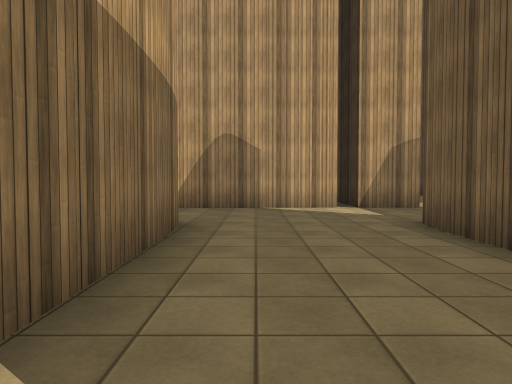
[1] (above)

20 first-person views from a walk through a 3-D level made in the Unity game engine. The camera is 1.3 m above the floor, tilts 2° down and sees 70° across. The floor is counted in squares, 2 m on a side. Each view is taken from the middle of a square. On the plan, view 1 faces up. The plan holds only what a view shows up to about 11 squares ahead; the rest is blank. The place goes on beyond the plan. The player character is not drawn. Surface patterns are stand-ins for the level's own textures.

[2]
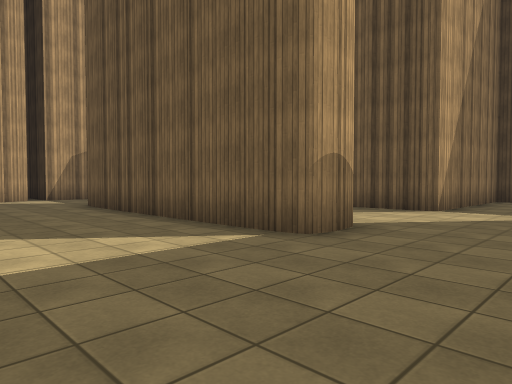

[3]
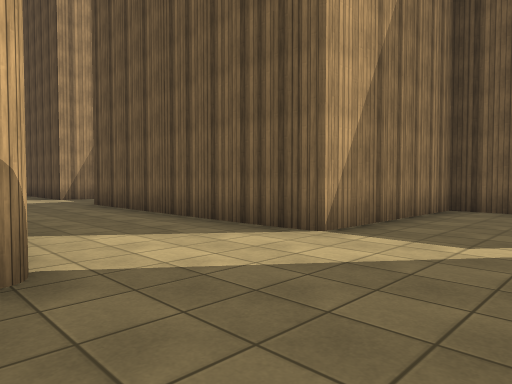

[4]
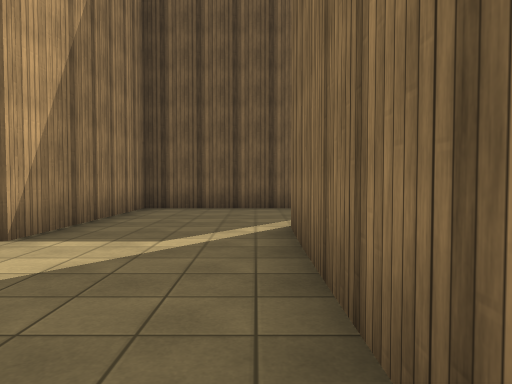

[5]
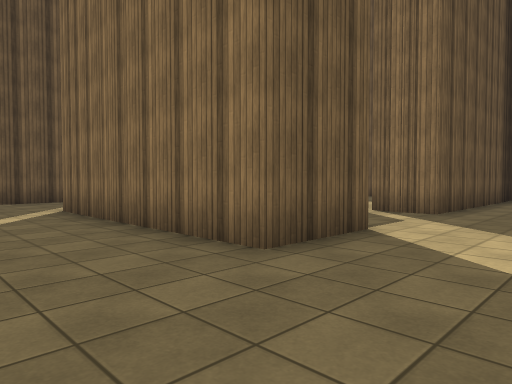

[6]
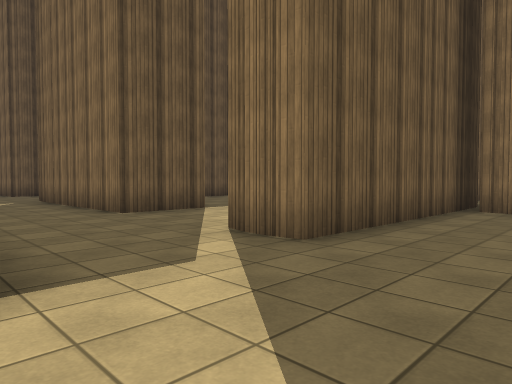

[7]
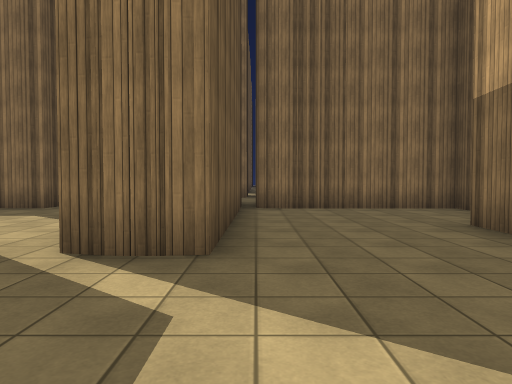

[8]
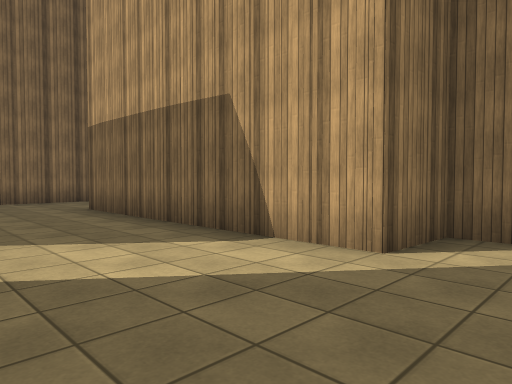

[9]
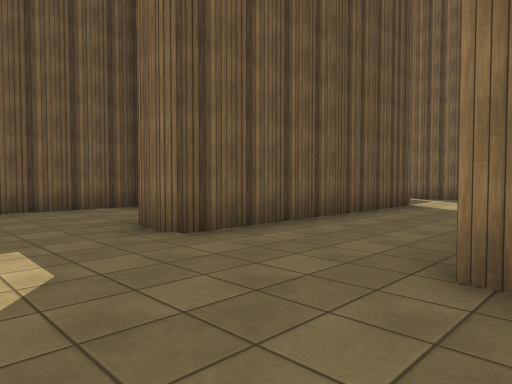

[10]
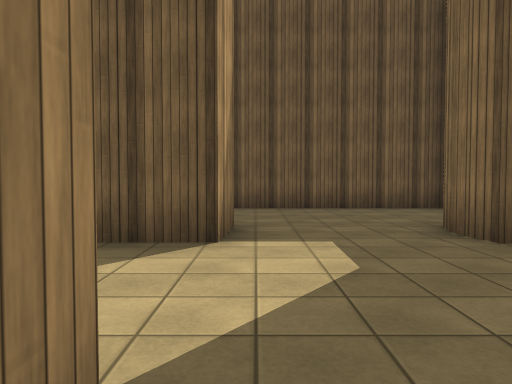

[11]
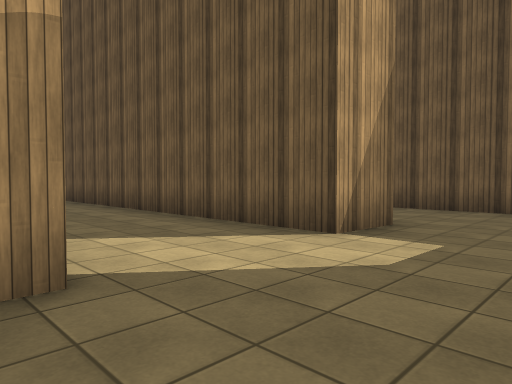

[12]
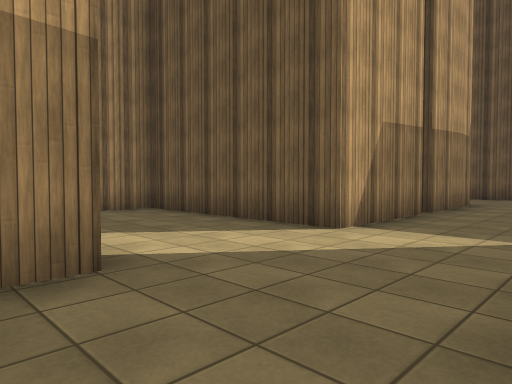

[13]
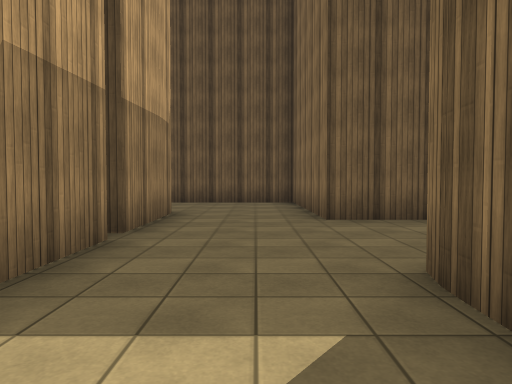

[14]
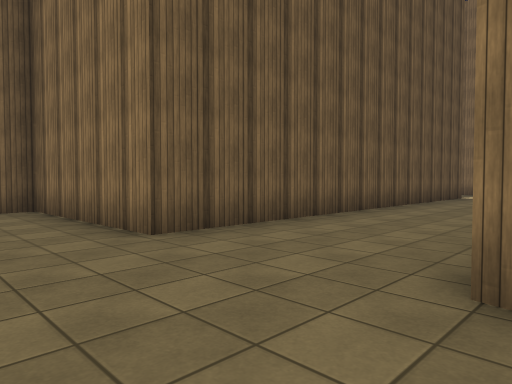

[15]
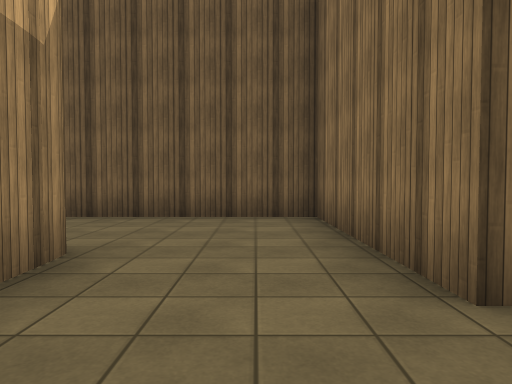

[16]
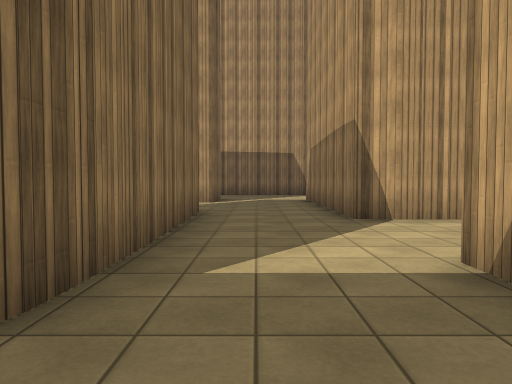

[17]
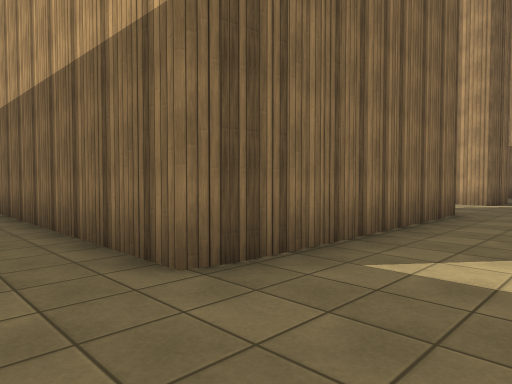

[18]
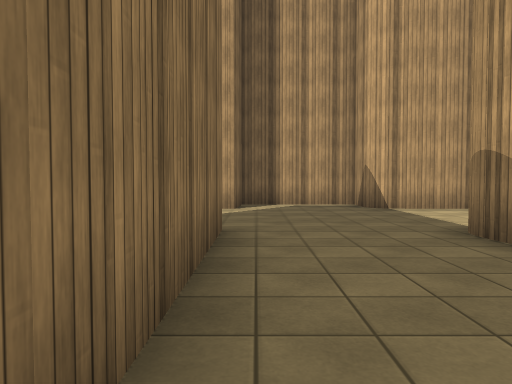

[19]
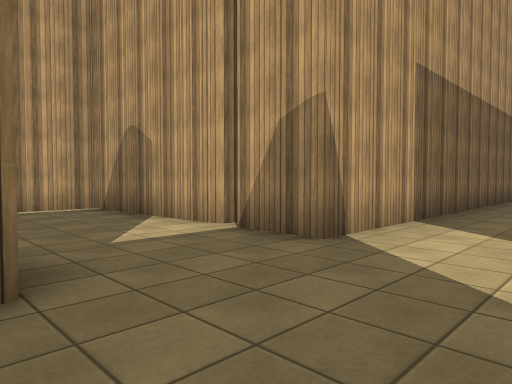

[20]
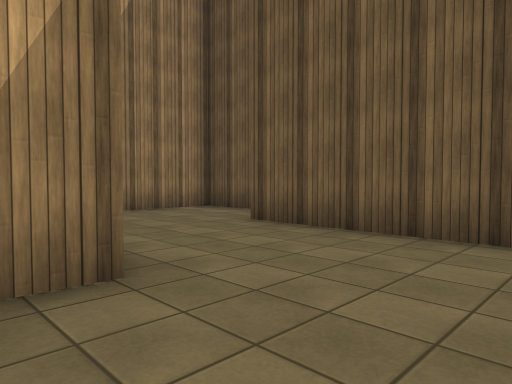

### Floor plan
Points are (right, up) in squares from view 1. A wall is a line through its corners. A room is listed if a view was taken in it or the views show most of it. See-through windows are left out.
Room 1 (views 1, 2, 3, 4, 5, 6, 7, 8, 9, 10, 11, 12, 13, 14, 18, 19, 20)
walls: (3.6, -1.4) (2.9, -1.5); (6.7, -0.9) (6.7, 5.5) (7.1, 5.6); (2.5, -0.8) (2.5, 0.3); (2.4, -1.2) (2.4, -0.7); (2.3, 0.2) (2.4, 5.1); (2.4, -6.4) (2.5, -4.4) (8.2, -4.4) (8, -6.4) (3.1, -6.4); (-1.5, -1.5) (-2.5, -1.5) (-2.4, -4.4) (-1, -4.4) (-1, -11.2); (11.2, 3.8) (11.2, 10.4); (3.2, -9.1) (3.7, -9.2) (3.7, -10.1); (-1, 5) (-1, -0.8); (12.6, -6.4) (11.2, -6.4) (11.2, -1.5) (6.8, -1.4); (2.6, 8.2) (2.6, 10.5); (10.3, -9.2) (10.8, -9.2); (8.1, 8.3) (6.7, 8.3) (6.7, 13.5); (1.5, 8.3) (-2.4, 8.3) (-2.4, 6.7); (10.9, -9.2) (12.2, -9.2); (6.7, -11.1) (6.7, -9.1) (11, -9); (1.5, -14.2) (2.2, -14.2) (2.2, -13.2); (6.7, -14.8) (6.7, -14.1) (7.7, -14.1); (3.7, 13.5) (3.7, 8.3) (2.2, 8.3); (12.6, 11.6) (12.6, 13.2) (11.9, 13.2); (2.3, -15.5) (2.4, -9.1) (2.8, -9.1); (-2.4, -14.1) (1.5, -14.1)
ways out: opening at (12, -7.5) to room 2
Room 2 (views 15, 16, 17)
walls: (12.1, -9.1) (12.6, -9.2) (12.6, -15.2); (14, -6.4) (12.6, -6.4); (17, -6.4) (14.4, -6.4); (15.9, -15.5) (15.9, -9.1) (17.6, -9.1)
ways out: opening at (12, -7.5) to room 1; opening at (18, -7.5)

Positions as (right, up) in squares from view 1, and headings:
1: (0, 0), facing up
2: (-1, -4), facing up-right
3: (3, -4), facing up-right
4: (3, -4), facing right
5: (0, -2), facing down-right
6: (0, -6), facing down-right
7: (2, -6), facing down
8: (2, -3), facing down-left
9: (3, 8), facing down-right
10: (3, 8), facing right
11: (3, 6), facing up-right
12: (7, -9), facing up-right
13: (10, -8), facing right
14: (12, -7), facing down-right
15: (14, -8), facing right
16: (14, -8), facing left
17: (14, -7), facing down-left
18: (7, -4), facing left
19: (6, 5), facing up-left
20: (7, 6), facing up-right
